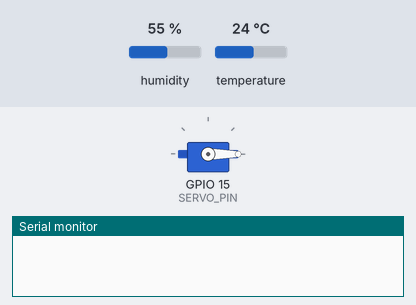
Bench run of a program on a simulated ESP32. On the bench: servo, the last lines printed to the serial monitor. The inputs (shaded band) are chosen by the test bench; at power-on: temperature 24 °C, humidity 55 %. WiFi joins after 1.5 s; servers stay silent unless stated.

Above: at 3.0 s.
3.1 s: temperature set to 29 °C
7.3 s: temperature set to 32 °C
At 8.5 s:
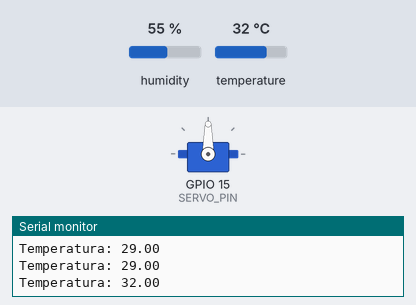
9.3 s: temperature set to 12 °C
At 12.8 s:
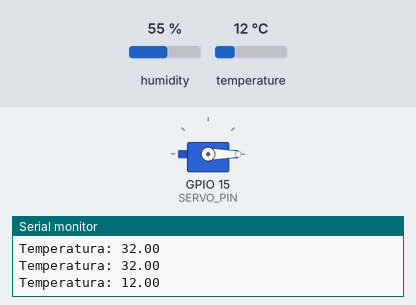
13.3 s: temperature set to 33 °C
At 17.0 s:
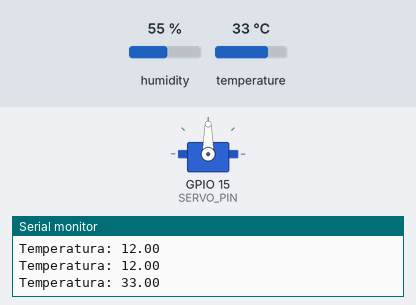
Timing chart, 0 to 18.3 s (numbered marks = the images above; inputs shaded):
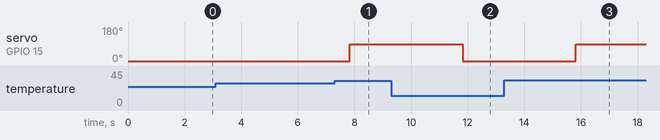

Measured:
- the behaviour switches between 30 and 31 °C on temperature (found by bisection; images 0 and 1)
- after the input at 7.3 s, servo on GPIO 15 (SERVO_PIN): 0° → 90° after 0.53 s
- after the input at 9.3 s, servo on GPIO 15 (SERVO_PIN): 90° → 0° after 2.5 s
- after the input at 13.3 s, servo on GPIO 15 (SERVO_PIN): 0° → 90° after 2.5 s

The program:

main.cpp
```cpp
#include <Arduino.h>
#include <WiFi.h>
#include <BlynkSimpleEsp32.h>
#include "DHT.h"
#include <ESP32Servo.h>

// 🔑 Credenciales Blynk
#define BLYNK_TEMPLATE_ID "TMPL2NOKkI6wZ"
#define BLYNK_TEMPLATE_NAME "Embebidos"
#define BLYNK_AUTH_TOKEN "GnAZfXTzJ9WAmYJFV6w6d64OOpRki0C3"


char ssid[] = "";
char pass[] = "";

// DHT11
#define DHTPIN 4
#define DHTTYPE DHT11
DHT dht(DHTPIN, DHTTYPE);

// Servo
Servo servoVentilacion;
#define SERVO_PIN 15

// Variables
int botonManual = 0;
int anguloServo = 0;

BlynkTimer timer;

// Control desde Blynk (botón)
BLYNK_WRITE(V2) {
  botonManual = param.asInt();
}

void enviarDatos() {
  float temperatura = dht.readTemperature();

  if (isnan(temperatura)) {
    Serial.println("Error DHT11");
    return;
  }

  Serial.print("Temperatura: ");
  Serial.println(temperatura);

  // Modo automático
  if (botonManual == 0) {
    if (temperatura > 30) {
      anguloServo = 90;
    } else {
      anguloServo = 0;
    }
  }
  // Modo manual
  else {
    anguloServo = 90;
  }

  servoVentilacion.write(anguloServo);

  // 📲 Enviar datos a Blynk
  Blynk.virtualWrite(V0, temperatura);
  Blynk.virtualWrite(V1, anguloServo);
}

void setup() {
  Serial.begin(115200);

  dht.begin();

  servoVentilacion.attach(SERVO_PIN);
  servoVentilacion.write(0);

  Blynk.begin(BLYNK_AUTH_TOKEN, ssid, pass);

  timer.setInterval(2000L, enviarDatos);
}

void loop() {
  Blynk.run();
  timer.run();
}
```
